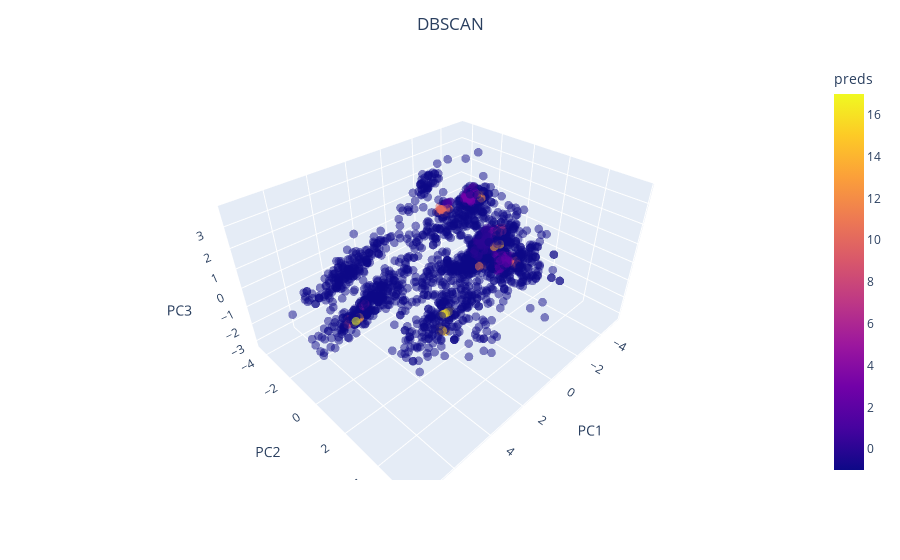

Here is the notebook cell this chart was saved with:
### Code cell
cluster_db = DBSCAN(eps=0.2, min_samples=6)
cluster_db.fit(principalDf)

visualize_clustering(principalDf, cluster_db.labels_, title="DBSCAN")

### Figure 1 — Plotly figure (JSON) as saved in the notebook; plotly's stock layout.template omitted (floating-point values rounded to 4 significant figures; data arrays with more than 128 entries replaced by an {"elided": "..."} marker saying what was removed)
{"data": [{"hovertemplate": "PC1=%{x}<br>PC2=%{y}<br>PC3=%{z}<br>preds=%{marker.color}<extra></extra>", "legendgroup": "", "marker": {"color": {"elided": "2240 int values"}, "coloraxis": "coloraxis", "opacity": 0.5, "size": 3, "symbol": "circle"}, "mode": "markers", "name": "", "scene": "scene", "showlegend": false, "type": "scatter3d", "x": {"elided": "2240 float values"}, "y": {"elided": "2240 float values"}, "z": {"elided": "2240 float values"}}], "layout": {"autosize": true, "coloraxis": {"colorbar": {"title": {"text": "preds"}}, "colorscale": [[0, "#0d0887"], [0.1111, "#46039f"], [0.2222, "#7201a8"], [0.3333, "#9c179e"], [0.4444, "#bd3786"], [0.5556, "#d8576b"], [0.6667, "#ed7953"], [0.7778, "#fb9f3a"], [0.8889, "#fdca26"], [1, "#f0f921"]]}, "legend": {"tracegroupgap": 0}, "margin": {"t": 60}, "scene": {"aspectmode": "auto", "aspectratio": {"x": 1.323, "y": 1.058, "z": 0.7147}, "domain": {"x": [0, 1], "y": [0, 1]}, "xaxis": {"title": {"text": "PC1"}, "type": "linear"}, "yaxis": {"title": {"text": "PC2"}, "type": "linear"}, "zaxis": {"title": {"text": "PC3"}, "type": "linear"}}, "title": {"text": "DBSCAN", "x": 0.5}}}
